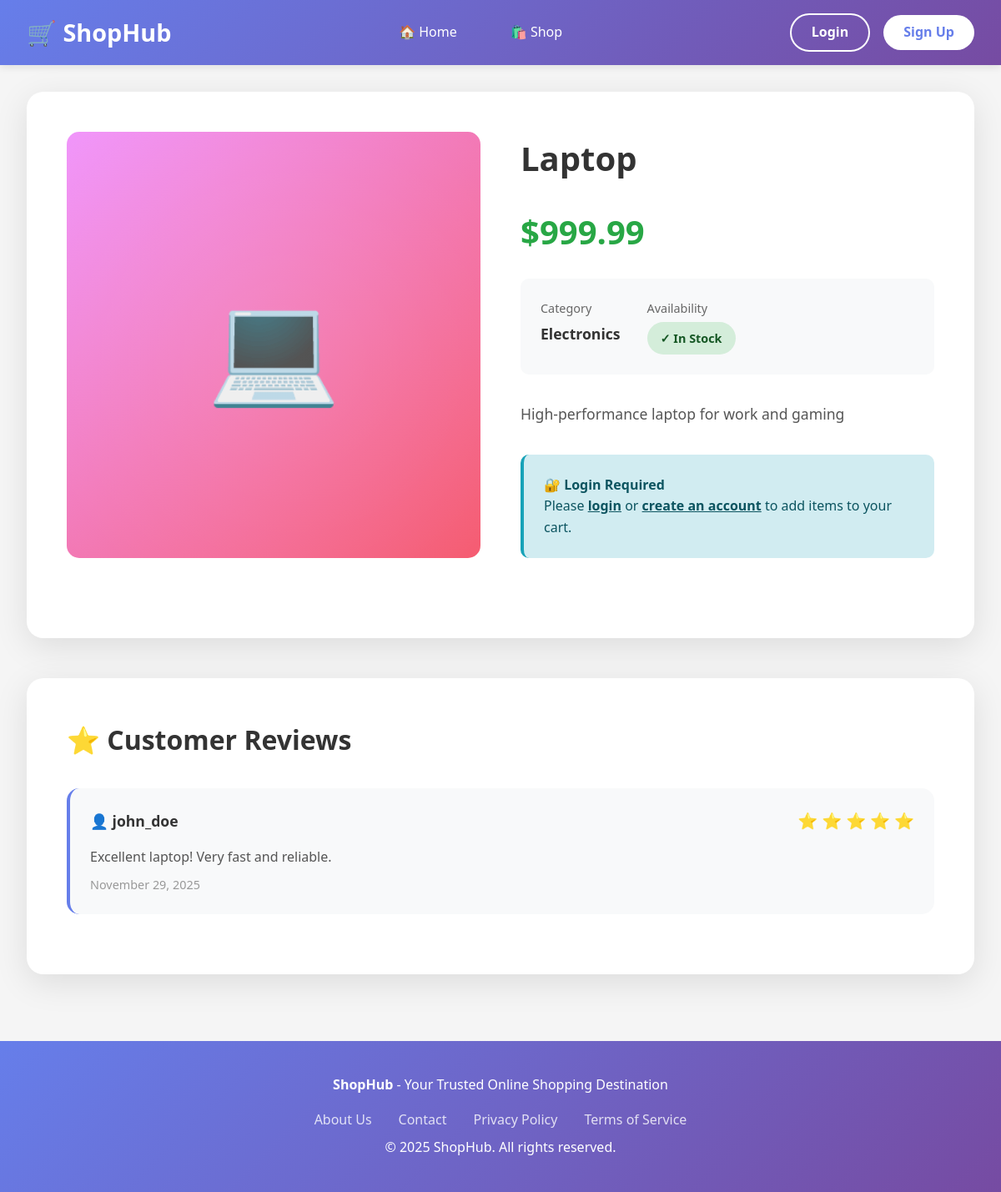
The page /products/1/ on the database its author committed.
### store/models.py (models this page shows, shortened)
class Product(models.Model):
    name = models.CharField(max_length=200)
    description = models.TextField()
    price = models.DecimalField(max_digits=10, decimal_places=2, validators=[MinValueValidator(0)])
    stock_quantity = models.IntegerField(default=0, validators=[MinValueValidator(0)])
    category = models.ForeignKey(Category, on_delete=models.CASCADE, related_name='products')
    image = models.ImageField(upload_to='products/', blank=True, null=True)
    image_url = models.URLField(blank=True, null=True)
    is_active = models.BooleanField(default=True)
    created_at = models.DateTimeField(auto_now_add=True)
    updated_at = models.DateTimeField(auto_now=True)

class Category(models.Model):
    name = models.CharField(max_length=100, unique=True)
    description = models.TextField(blank=True)
    created_at = models.DateTimeField(auto_now_add=True)
    class Meta:
        verbose_name_plural = "Categories"

class Review(models.Model):
    product = models.ForeignKey(Product, on_delete=models.CASCADE, related_name='reviews')
    customer = models.ForeignKey(Customer, on_delete=models.CASCADE)
    rating = models.IntegerField(validators=[MinValueValidator(1), MaxValueValidator(5)])
    comment = models.TextField(blank=True)
    created_at = models.DateTimeField(auto_now_add=True)
    class Meta:
        unique_together = ('product', 'customer')

class Customer(models.Model):
    user = models.OneToOneField(User, on_delete=models.CASCADE)
    phone = models.CharField(max_length=15, blank=True)
    address = models.TextField(blank=True)
    city = models.CharField(max_length=100, blank=True)
    postal_code = models.CharField(max_length=20, blank=True)
    country = models.CharField(max_length=100, blank=True)
    created_at = models.DateTimeField(auto_now_add=True)

### store/views.py (the view)
# urls.py: path('products/<int:pk>/', views.product_detail, name='product_detail'),
def product_detail(request, pk):
    product = get_object_or_404(Product, pk=pk, is_active=True)
    reviews = product.reviews.all().order_by('-created_at')
    context = {
        'product': product,
        'reviews': reviews,
    }
    return render(request, 'store/product_detail.html', context)

### store/templates/store/product_detail.html (shortened to what this page needs)
{% extends 'store/base.html' %}
{% block content %}
<div class="product-detail-container">
    <div class="product-grid">
        <div class="product-image-section" {% if product.image %}style="background-image: url('{{ product.image.url }}'); background-size: cover; background-position: center; font-size: 0;"{% endif %}>
            {% if not product.image %}
                {% if 'Laptop' in product.name or 'Smartphone' in product.name or 'Headphones' in product.name %}💻
                {% elif 'Shirt' in product.name or 'Jeans' in product.name %}👔
                {% elif 'Book' in product.name or 'Programming' in product.name or 'Novel' in product.name %}📖
                {% elif 'Garden' in product.name or 'Tools' in product.name %}🌿
                {% elif 'Basketball' in product.name or 'Yoga' in product.name or 'Mat' in product.name %}🏀
                {% else %}🎁{% endif %}
            {% endif %}
        </div>
        <div class="product-info-section">
            <h1>{{ product.name }}</h1>
            <div class="product-price">${{ product.price }}</div>
            <div class="product-meta">
                <div class="meta-item">
                    <span class="meta-label">Category</span>
                    <span class="meta-value">{{ product.category.name }}</span>
                </div>
                <div class="meta-item">
                    <span class="meta-label">Availability</span>
                    {% if product.stock_quantity > 20 %}
                        <span class="stock-status in-stock">✓ In Stock</span>
                    {% elif product.stock_quantity > 0 %}
                        <span class="stock-status low-stock">⚠ Low Stock ({{ product.stock_quantity }} left)</span>
                    {% else %}
                        <span class="stock-status out-of-stock">✗ Out of Stock</span>
                    {% endif %}
                </div>
            </div>
            <p class="product-description">{{ product.description }}</p>
            {% if user.is_authenticated %}
                {% if product.stock_quantity > 0 %}
                    <a href="{% url 'add_to_cart' product.id %}" class="btn-add-cart">
                        🛒 Add to Cart
                    </a>
                {% else %}
                    <button class="btn-add-cart" disabled>Out of Stock</button>
                {% endif %}
            {% else %}
                <div class="login-prompt">
                    <strong>🔐 Login Required</strong><br>
                    Please <a href="{% url 'login' %}?next={{ request.path }}">login</a> or
                    <a href="{% url 'signup' %}">create an account</a> to add items to your cart.
                </div>
            {% endif %}
        </div>
    </div>
</div>
<div class="reviews-section">
    <h2>⭐ Customer Reviews</h2>
    {% for review in reviews %}
    <div class="review-card">
        <div class="review-header">
            <span class="review-author">👤 {{ review.customer.user.username }}</span>
            <span class="review-rating">
                {% for i in "12345" %}
                    {% if forloop.counter <= review.rating %}⭐{% else %}☆{% endif %}
                {% endfor %}
            </span>
        </div>
        <p class="review-comment">{{ review.comment }}</p>
        <p class="review-date">{{ review.created_at|date:"F d, Y" }}</p>
    </div>
    {% empty %}
    <div class="no-reviews">
        <p>No reviews yet. Be the first to review this product!</p>
    </div>
    {% endfor %}
</div>
{% endblock %}

### store/templates/store/base.html (style rules this page uses)
* { margin: 0; padding: 0; box-sizing: border-box; }
body { font-family: 'Segoe UI', Tahoma, Geneva, Verdana, sans-serif; line-height: 1.6; background: #f5f5f5; color: #333; }

### store/templates/store/product_detail.html (style rules this page uses)
.product-detail-container { background: white; border-radius: 20px; padding: 3rem; box-shadow: 0 10px 40px rgba(0,0,0,0.1); margin-bottom: 3rem; }
.product-grid { display: grid; grid-template-columns: 1fr 1fr; gap: 3rem; margin-bottom: 3rem; }
.product-image-section { background: linear-gradient(135deg, #f093fb 0%, #f5576c 100%); border-radius: 15px; padding: 3rem; display: flex; align-items: center; justify-content: center; font-size: 8rem; min-height: 400px; position: relative; overflow: hidden; }
.product-image-section::before { content: ''; position: absolute; top: -50%; left: -50%; width: 200%; height: 200%; background: radial-gradient(circle, rgba(255,255,255,0.1) 0%, transparent 70%); animation: rotate 20s linear infinite; }
.product-info-section h1 { font-size: 2.5rem; color: #333; margin-bottom: 1rem; }
.product-price { font-size: 2.5rem; color: #28a745; font-weight: bold; margin: 1.5rem 0; }
.product-meta { display: flex; gap: 2rem; margin: 1.5rem 0; padding: 1.5rem; background: #f8f9fa; border-radius: 10px; }
.meta-item { display: flex; flex-direction: column; }
.meta-label { font-size: 0.9rem; color: #666; margin-bottom: 0.3rem; }
.meta-value { font-size: 1.1rem; font-weight: 600; color: #333; }
.product-description { font-size: 1.1rem; line-height: 1.8; color: #555; margin: 2rem 0; }
.stock-status { display: inline-block; padding: 0.5rem 1rem; border-radius: 20px; font-weight: 600; font-size: 0.9rem; }
.stock-status.in-stock { background: #d4edda; color: #155724; }
.login-prompt { background: #d1ecf1; color: #0c5460; padding: 1.5rem; border-radius: 10px; margin-top: 1rem; border-left: 4px solid #17a2b8; }
.login-prompt a { color: #0c5460; font-weight: 600; text-decoration: underline; }
.reviews-section { background: white; border-radius: 20px; padding: 3rem; box-shadow: 0 10px 40px rgba(0,0,0,0.1); }
.reviews-section h2 { font-size: 2rem; color: #333; margin-bottom: 2rem; }
.review-card { background: #f8f9fa; padding: 1.5rem; border-radius: 15px; margin-bottom: 1.5rem; border-left: 4px solid #667eea; }
.review-header { display: flex; justify-content: space-between; align-items: center; margin-bottom: 1rem; }
.review-author { font-weight: 600; color: #333; font-size: 1.1rem; }
.review-rating { color: #ffc107; font-size: 1.2rem; }
.review-comment { color: #555; line-height: 1.6; margin-bottom: 0.5rem; }
.review-date { color: #999; font-size: 0.9rem; }

### rows shown on the page
Product: name "Laptop", price "999.99", category.name "Electronics", description "High-performance laptop for work and gaming"
Review: customer.user.username "john_doe", rating 5 (drawn), comment "Excellent laptop! Very fast and reliable.", created_at "November 29, 2025"
